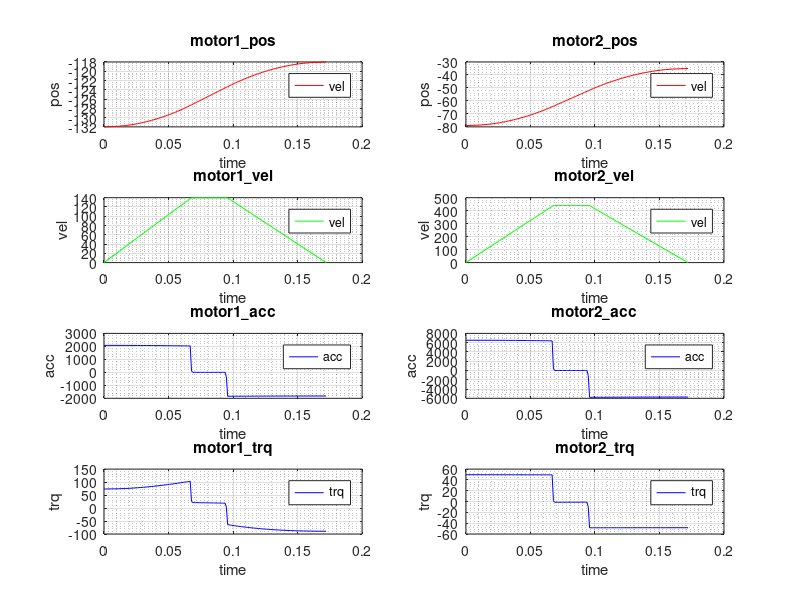

This figure's MATLAB source:
clf;clear;close all; clc;
deg2rad=pi/180;
rad2deg=180/pi;
 P1 = 1.0602, P2 = 0.2433, P3 = 0.2438, Jm1 = 0.6496;

 mp=1;%payload=1
L1=0.225;L2=0.275;
 P1 = 1.0602+mp*L1^2 , P2 = 0.2433+mp*L2^2 , P3 = 0.2438, Jm1 = 0.6496;

 q1=-132*deg2rad;
 q2=-79*deg2rad;
 h1=P1-Jm1+P2+2*cos(q2)*P3;
 h2=P2+cos(q2)*P3;
 m1=P2+cos(q2)*P3;
 m2=P2;
 A=[h1,m1;h2,m2];
 Q=[q1,q2]
 dQ=[14*deg2rad,44*deg2rad]';
 A*dQ
 p1_theta1=-132*deg2rad; p1_theta2=-79*deg2rad;
  p2_theta1=-118*deg2rad; p2_theta2=-35*deg2rad;
 L1=0.225;L2=0.275;
p1_x=cos(p1_theta1+p1_theta2)*L2+cos(p1_theta1)*L1;
p1_y=sin(p1_theta1+p1_theta2)*L2+sin(p1_theta1)*L1;

p2_x=cos(p2_theta1+p2_theta2)*L2+cos(p2_theta1)*L1;
p2_y=sin(p2_theta1+p2_theta2)*L2+sin(p2_theta1)*L1;

dis_pt=sqrt((p1_x-p2_x)^2+(p1_y-p2_y)^2);
% P1+P2+2*P3*cos(q2)
% P2+P3*cos(q2)



load('Test.txt')

A1_pos=14*Test(:,3)-132;
A2_pos=44*Test(:,3)-79;
A1_vel=14*Test(:,2)*deg2rad;
A2_vel=44*Test(:,2)*deg2rad;
A1_acc=14*Test(:,1)*deg2rad;
A2_acc=44*Test(:,1)*deg2rad;
T=Test(:,4);

%  P1 = 1.0602, P2 = 0.2433, P3 = 0.2438, Jm1 = 0.6496;

ddq1 = A1_acc;
ddq2 = A2_acc;
dq1 = A1_vel;
dq2 = A2_vel;
q1 = A1_pos*deg2rad;
q2 = A2_pos*deg2rad;
for i=1:101
    tau1(i) = (P1 - Jm1)*ddq1(i) + P2*(ddq1(i) + ddq2(i)) + P3*((2 * ddq1(i) + ddq2(i))*cos(q2(i)) - (dq2(i)*dq2(i) + 2 * dq1(i)*dq2(i))*sin(q2(i)));
    tau2(i) = P2*(ddq1(i) + ddq2(i)) + P3*(ddq1(i)*cos(q2(i))+dq1(i)*dq1(i)*sin(q2(i)));
end



figure(1)
subplot(4,2,1);
plot(T,A1_pos,'r');
legend('vel');
xlabel('time');
ylabel('pos');
title('motor1\_pos');
grid on;
grid minor;

subplot(4,2,3);
plot(T,A1_vel*rad2deg,'g');
legend('vel');
xlabel('time');
ylabel('vel');
title('motor1\_vel');
grid on;
grid minor;

subplot(4,2,5);
plot(T,A1_acc*rad2deg,'b');
legend('acc');
xlabel('time');
ylabel('acc');
title('motor1\_acc');
grid on;
grid minor;

subplot(4,2,7);
plot(T,tau1,'b');
legend('trq');
xlabel('time');
ylabel('trq');
title('motor1\_trq');
grid on;
grid minor;

subplot(4,2,2);
plot(T,A2_pos,'r');
legend('vel');
xlabel('time');
ylabel('pos');
title('motor2\_pos');
grid on;
grid minor;

subplot(4,2,4);
plot(T,A2_vel*rad2deg,'g');
legend('vel');
xlabel('time');
ylabel('vel');
title('motor2\_vel');
grid on;
grid minor;


subplot(4,2,6);
plot(T,A2_acc*rad2deg,'b');
legend('acc');
xlabel('time');
ylabel('acc');
title('motor2\_acc');
grid on;
grid minor;

subplot(4,2,8);
plot(T,tau2,'b');
legend('trq');
xlabel('time');
ylabel('trq');
title('motor2\_trq');
grid on;
grid minor;
